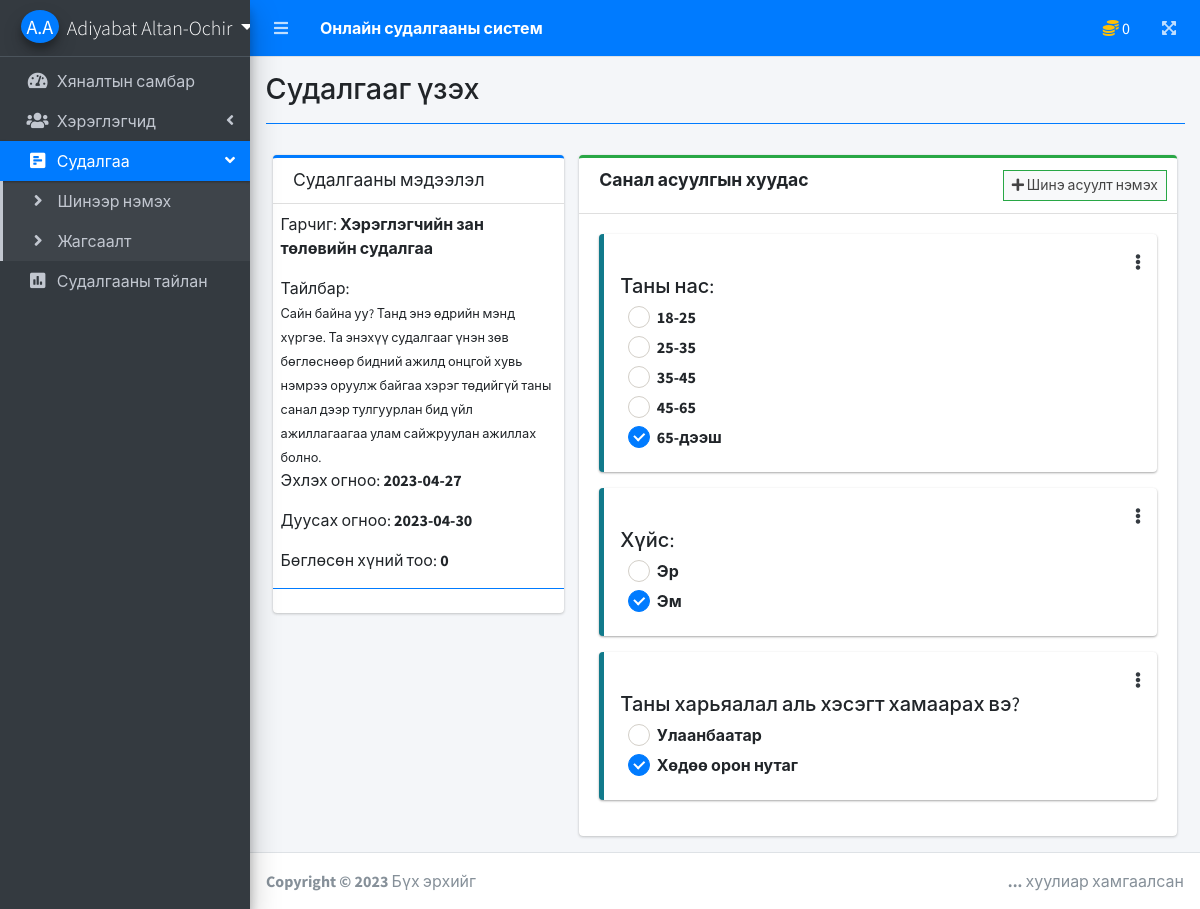
The page /index.php?page=view_survey&id=6 (signed in) on the database its author committed.
### tables this page shows
CREATE TABLE `users` (
  `id` int(30) NOT NULL,
  `firstname` varchar(200) NOT NULL,
  `lastname` varchar(200) NOT NULL,
  `middlename` varchar(200) NOT NULL,
  `contact` varchar(100) NOT NULL,
  `address` text NOT NULL,
  `email` varchar(200) NOT NULL,
  `password` text NOT NULL,
  `total_point` int(80) UNSIGNED NOT NULL DEFAULT 0,
  `type` tinyint(1) NOT NULL DEFAULT 3 COMMENT '1=Admin,2 = Staff, 3= Subscriber',
  `date_created` datetime NOT NULL DEFAULT current_timestamp()
);

CREATE TABLE `questions` (
  `id` int(30) NOT NULL,
  `question` text NOT NULL,
  `frm_option` text NOT NULL,
  `type` varchar(50) NOT NULL,
  `order_by` int(11) NOT NULL,
  `survey_id` int(30) NOT NULL,
  `date_created` datetime NOT NULL DEFAULT current_timestamp()
);

### view_survey.php (the view, shortened to what this page needs)
<?php include 'db_connect.php' ?>
<?php
$qry = $conn->query("SELECT * FROM survey_set where id = ".$_GET['id'])->fetch_array();
foreach($qry as $k => $v){
	if($k == 'title') $k = 'stitle';
}
$answers = $conn->query("SELECT distinct(user_id) from answers where survey_id ={$id}")->num_rows;
?>
<div class="col-lg-12">
	<div class="row">
		<div class="col-md-4">
			<div class="card card-outline card-primary">
				<div class="card-header">
					<h3 class="card-title">Судалгааны мэдээлэл</h3>
				</div>
				<div class="card-body p-0 py-2">
					<div class="container-fluid">
						<p>Гарчиг: <b><?=$stitle ?></b></p>
						<p class="mb-0">Тайлбар:</p>
						<small><?=$description; ?></small>
						<p>Эхлэх огноо: <b><?=date("Y-m-d",strtotime($start_date)) ?></b></p>
						<p>Дуусах огноо: <b><?=date("Y-m-d",strtotime($end_date)) ?></b></p>
						<p>Бөглөсөн хүний тоо: <b><?=number_format($answers) ?></b></p>
					</div>
					<hr class="border-primary">
				</div>
			</div>
		</div>
		<div class="col-md-8">
			<div class="card card-outline card-success">
				<div class="card-header">
					<h3 class="card-title"><b>Санал асуулгын хуудас</b></h3>
					<div class="card-tools">
						<button class="btn btn-block btn-sm btn-default btn-flat border-success new_question" type="button"><i class="fa fa-plus"></i> Шинэ асуулт нэмэх</button>
					</div>
				</div>
				<form action="" id="manage-sort">
				<div class="card-body ui-sortable">
					<?php
					$question = $conn->query("SELECT * FROM questions where survey_id = $id order by abs(order_by) asc,abs(id) asc");
					while($row=$question->fetch_assoc()):
					?>
					<div class="callout callout-info">
						<div class="row">
							<div class="col-md-12">
								<span class="dropleft float-right">
									<a class="fa fa-ellipsis-v text-dark" href="javascript:void(0)" data-toggle="dropdown" aria-haspopup="true" aria-expanded="false"></a>
								</span>
							</div>
						</div>
						<h5><?=$row['question'] ?></h5>
						<div class="col-md-12">
							<?php
								if($row['type'] == 'radio_opt'):
									foreach(json_decode($row['frm_option']) as $k => $v):
							?>
							<div class="icheck-primary">
		                        <label for="option_<?=$k?>"><?=$v?></label>
		                     </div>
								<?php endforeach; ?>
						<?php else: ?>
							<div class="form-group">
								<textarea name="answer[<?=$row['id'] ?>]" id="" cols="30" rows="4" class="form-control" placeholder="Энд ямар нэг зүйл бичээрэй ..."></textarea>
							</div>
						<?php endif; ?>
						</div>
					</div>
					<?php endwhile; ?>
				</div>
				</form>
			</div>
		</div>
	</div>
</div>

### topbar.php
<?include 'db_connect.php';
$id=$_SESSION['login_id'];
$qry = $conn->query("SELECT total_point FROM users WHERE id=$id");
while($row= $qry->fetch_assoc()) $p=$row['total_point'];?>
  <nav class="main-header navbar navbar-expand navbar-primary navbar-dark ">
    <ul class="navbar-nav w-100">
      <li class="nav-item">
        <a class="nav-link" data-widget="pushmenu" href="#" role="button"><i class="fas fa-bars"></i></a>
      </li>
      <li class="w-100">
        <a class="nav-link text-white"  href="./" role="button"> <large><b>Онлайн судалгааны систем</b></large></a>
      </li>
      <li class="w-100 text-right">
        <span class="nav-link text-white"><i class="fas fa-coins text-warning"></i> <?=$p?></span>
      </li>
    </ul>
    <ul class="navbar-nav ml-auto">
      <li class="nav-item"><a class="nav-link" data-widget="fullscreen" href="#" role="button"><i class="fas fa-expand-arrows-alt"></i></a></li>
    </ul>
  </nav>

### rows shown on the page
users: total_point "0"
questions: question "Таны нас:", frm_option "18-25", frm_option "25-35", frm_option "35-45", frm_option "45-65", frm_option "65-дээш"
questions: question "Хүйс:", frm_option "Эр", frm_option "Эм"
questions: question "Таны харьяалал аль хэсэгт хамаарах вэ?", frm_option "Улаанбаатар", frm_option "Хөдөө орон нутаг"

### other values the page prints
$_SESSION['login_lastname'].' '.$_SESSION['login_firstname'] "Adiyabat Altan-Ochir"
$header_title "Судалгааг үзэх"
$stitle "Хэрэглэгчийн зан төлөвийн судалгаа"
date("Y-m-d",strtotime($start_date)) "2023-04-27"
date("Y-m-d",strtotime($end_date)) "2023-04-30"
$answers "0"
